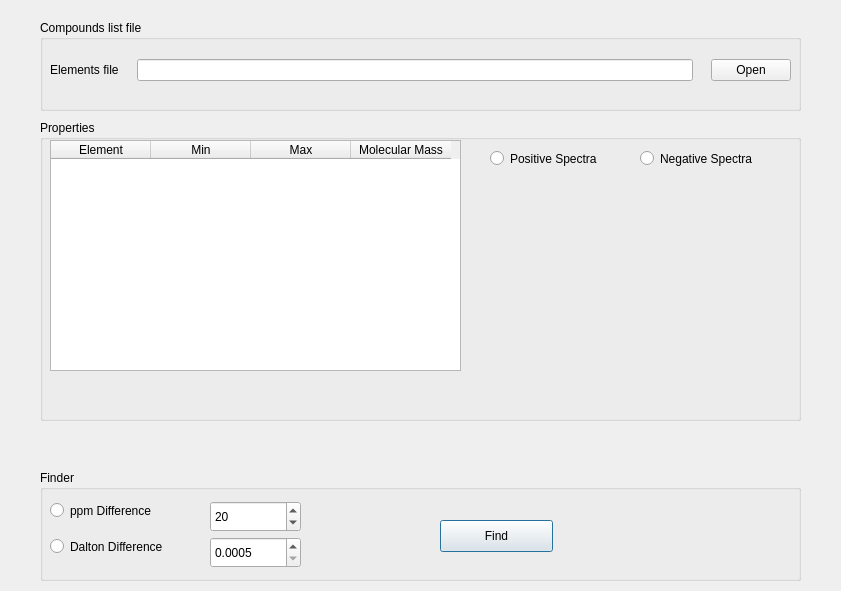
<?xml version="1.0" encoding="UTF-8"?>
<ui version="4.0">
 <class>Dialog</class>
 <widget class="QDialog" name="Dialog">
  <property name="geometry">
   <rect>
    <x>0</x>
    <y>0</y>
    <width>841</width>
    <height>591</height>
   </rect>
  </property>
  <property name="windowTitle">
   <string>Dialog</string>
  </property>
  <widget class="QGroupBox" name="groupBox_2">
   <property name="geometry">
    <rect>
     <x>40</x>
     <y>120</y>
     <width>761</width>
     <height>301</height>
    </rect>
   </property>
   <property name="title">
    <string>Properties</string>
   </property>
   <widget class="QRadioButton" name="Positive_radio">
    <property name="geometry">
     <rect>
      <x>450</x>
      <y>30</y>
      <width>141</width>
      <height>17</height>
     </rect>
    </property>
    <property name="text">
     <string>Positive Spectra</string>
    </property>
   </widget>
   <widget class="QRadioButton" name="Negative_radio">
    <property name="geometry">
     <rect>
      <x>600</x>
      <y>30</y>
      <width>141</width>
      <height>17</height>
     </rect>
    </property>
    <property name="layoutDirection">
     <enum>Qt::LeftToRight</enum>
    </property>
    <property name="autoFillBackground">
     <bool>false</bool>
    </property>
    <property name="text">
     <string>Negative Spectra</string>
    </property>
   </widget>
   <widget class="QTableWidget" name="tableWidget">
    <property name="geometry">
     <rect>
      <x>10</x>
      <y>20</y>
      <width>411</width>
      <height>231</height>
     </rect>
    </property>
    <column>
     <property name="text">
      <string>Element</string>
     </property>
    </column>
    <column>
     <property name="text">
      <string>Min</string>
     </property>
    </column>
    <column>
     <property name="text">
      <string>Max</string>
     </property>
    </column>
    <column>
     <property name="text">
      <string>Molecular Mass</string>
     </property>
    </column>
   </widget>
  </widget>
  <widget class="QGroupBox" name="groupBox_3">
   <property name="geometry">
    <rect>
     <x>40</x>
     <y>470</y>
     <width>761</width>
     <height>111</height>
    </rect>
   </property>
   <property name="title">
    <string>Finder</string>
   </property>
   <widget class="QPushButton" name="find_button">
    <property name="geometry">
     <rect>
      <x>400</x>
      <y>50</y>
      <width>113</width>
      <height>32</height>
     </rect>
    </property>
    <property name="text">
     <string>Find</string>
    </property>
   </widget>
   <widget class="QDoubleSpinBox" name="dalton_spinbox">
    <property name="geometry">
     <rect>
      <x>170</x>
      <y>67</y>
      <width>91</width>
      <height>31</height>
     </rect>
    </property>
    <property name="decimals">
     <number>4</number>
    </property>
    <property name="minimum">
     <double>0.000500000000000</double>
    </property>
    <property name="singleStep">
     <double>0.000100000000000</double>
    </property>
   </widget>
   <widget class="QSpinBox" name="ppm_spinbox">
    <property name="geometry">
     <rect>
      <x>170</x>
      <y>31</y>
      <width>91</width>
      <height>31</height>
     </rect>
    </property>
    <property name="value">
     <number>20</number>
    </property>
   </widget>
   <widget class="QRadioButton" name="ppm_radio">
    <property name="geometry">
     <rect>
      <x>10</x>
      <y>32</y>
      <width>141</width>
      <height>17</height>
     </rect>
    </property>
    <property name="text">
     <string>ppm Difference</string>
    </property>
   </widget>
   <widget class="QRadioButton" name="dalton_radio">
    <property name="geometry">
     <rect>
      <x>10</x>
      <y>68</y>
      <width>151</width>
      <height>17</height>
     </rect>
    </property>
    <property name="text">
     <string>Dalton Difference</string>
    </property>
   </widget>
  </widget>
  <widget class="QGroupBox" name="gBox_SearchMethod">
   <property name="geometry">
    <rect>
     <x>40</x>
     <y>20</y>
     <width>761</width>
     <height>91</height>
    </rect>
   </property>
   <property name="title">
    <string>Compounds list file</string>
   </property>
   <property name="flat">
    <bool>false</bool>
   </property>
   <property name="checkable">
    <bool>false</bool>
   </property>
   <widget class="QWidget" name="gridLayoutWidget_4">
    <property name="geometry">
     <rect>
      <x>10</x>
      <y>20</y>
      <width>741</width>
      <height>61</height>
     </rect>
    </property>
    <layout class="QGridLayout" name="files_selectro_Layout_3">
     <property name="bottomMargin">
      <number>0</number>
     </property>
     <property name="horizontalSpacing">
      <number>18</number>
     </property>
     <property name="verticalSpacing">
      <number>6</number>
     </property>
     <item row="0" column="2">
      <widget class="QPushButton" name="EC_Open_btn">
       <property name="text">
        <string>Open</string>
       </property>
      </widget>
     </item>
     <item row="0" column="1">
      <widget class="QLineEdit" name="EC_line"/>
     </item>
     <item row="0" column="0">
      <widget class="QLabel" name="EC_label">
       <property name="text">
        <string>Elements file</string>
       </property>
      </widget>
     </item>
    </layout>
   </widget>
  </widget>
 </widget>
 <resources/>
 <connections/>
</ui>
